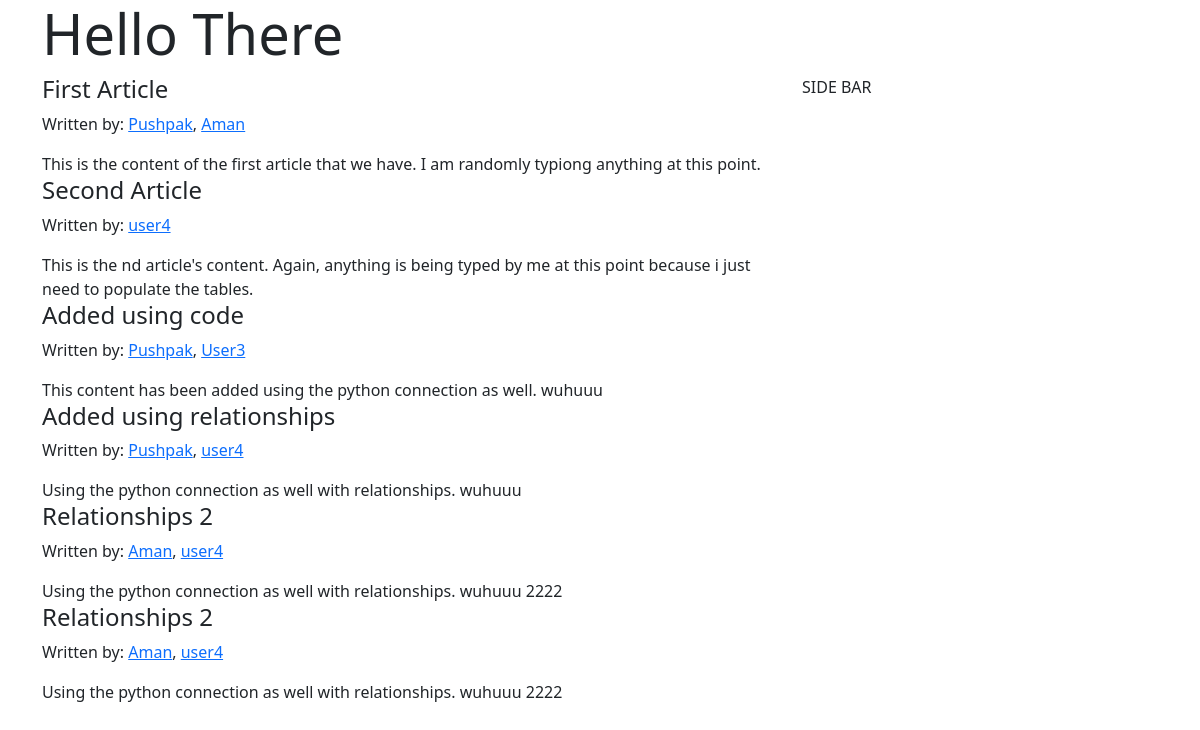
The page / on the database its author committed.
### SC2.py (models this page shows)
class ARTICLE(db.Model):
    __tablename__ = 'article'
    article_id = db.Column(db.Integer, primary_key=True, autoincrement=True)
    title = db.Column(db.String)
    content = db.Column(db.String)
    authors_relationship = db.relationship("USER", secondary="authors")

class USER(db.Model):
    __tablename__ = 'user'  # Same table name as in the db
    user_id = db.Column(db.Integer, autoincrement=True, primary_key=True)
    username = db.Column(db.String, unique=True)
    email = db.Column(db.String, unique=True)

### SC2.py (the view)
@app.route('/', methods=['GET', 'POST'])
def articles():
    articles = ARTICLE.query.all()
    return render_template("articles.html", articles=articles)

### templates/articles.html (shortened to what this page needs)
<!DOCTYPE html>
<html lang="en">
<head>
    <link href="https://cdn.jsdelivr.net/npm/bootstrap@5.1.3/dist/css/bootstrap.min.css" rel="stylesheet">
</head>
<body>
        <div class="container">
            <div class="jumbotron">
                <h1 class="display-4">
                </h1>
            </div>
        </div>
            <div class="container">
              <div class="row">
                <div class="col-md-8">
                    {% for article in articles %}
                   <div>
                       <h4>{{article.title}}</h4>
                       <p> Written by:
                           {% for auth in article.authors_relationship %}
                       <a href="/articles_by/{{ auth.username }}">{{auth.username}}</a>{% if not loop.last %},{% endif %}
                           {% endfor %}
                       </p>
                       <div>{{article.content}}</div>
                   </div>
                    {%endfor%}
                </div>
                <div class="col-md-4">
                  SIDE BAR
                </div>
              </div>
            </div>
</body>
</html>

### rows shown on the page
ARTICLE: title "First Article", content "This is the content of the first article that we have. I am randomly typiong anything at this point."
USER: username "Pushpak"
USER: username "Aman"
ARTICLE: title "Second Article", content "This is the nd article's content. Again, anything is being typed by me at this point because i just need to populate the tables."
USER: username "user4"
ARTICLE: title "Added using code", content "This content has been added using the python connection as well. wuhuuu"
USER: username "User3"
ARTICLE: title "Added using relationships", content "Using the python connection as well with relationships. wuhuuu"
ARTICLE: title "Relationships 2", content "Using the python connection as well with relationships. wuhuuu 2222"
ARTICLE: title "Relationships 2", content "Using the python connection as well with relationships. wuhuuu 2222"
